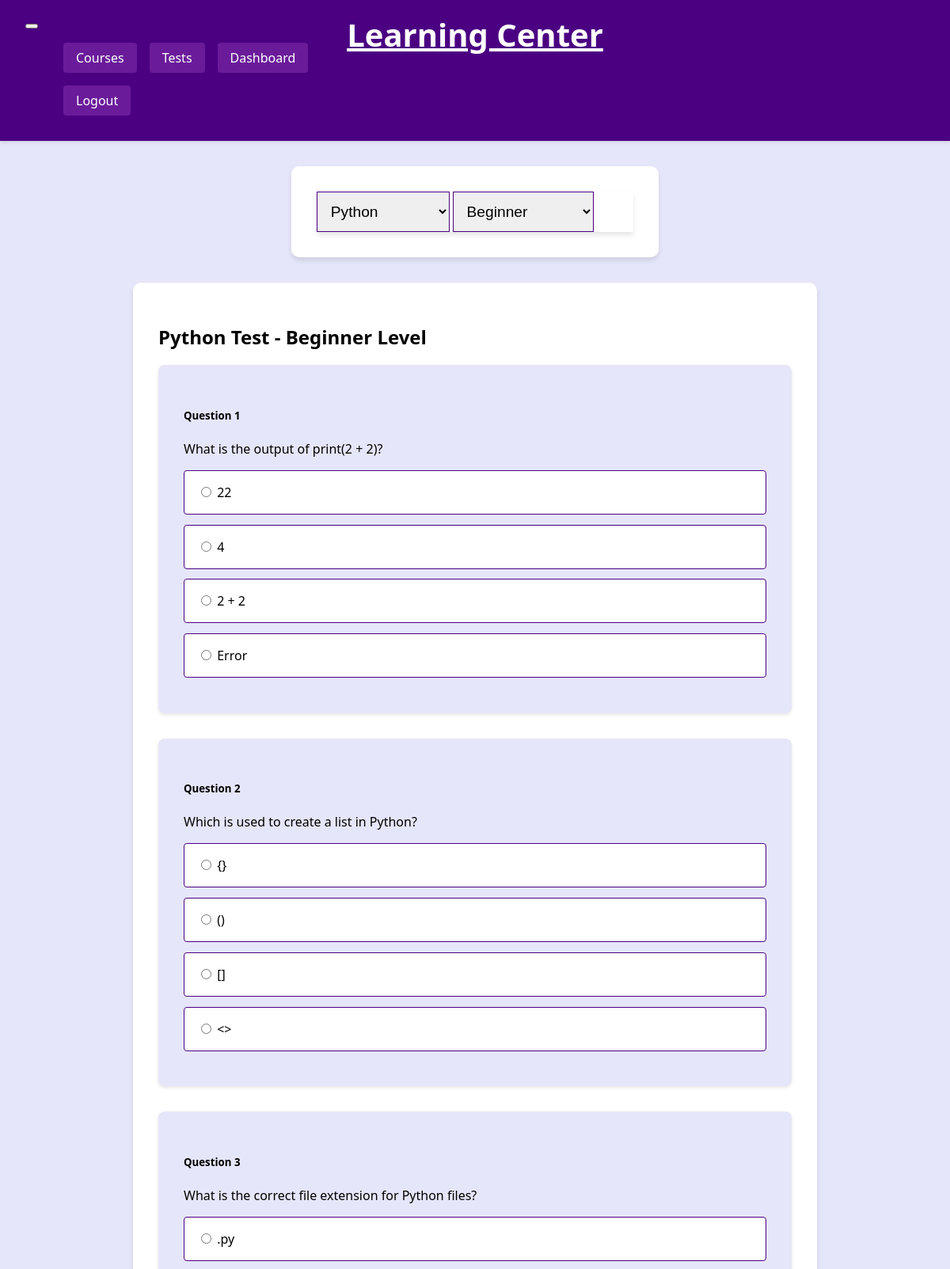
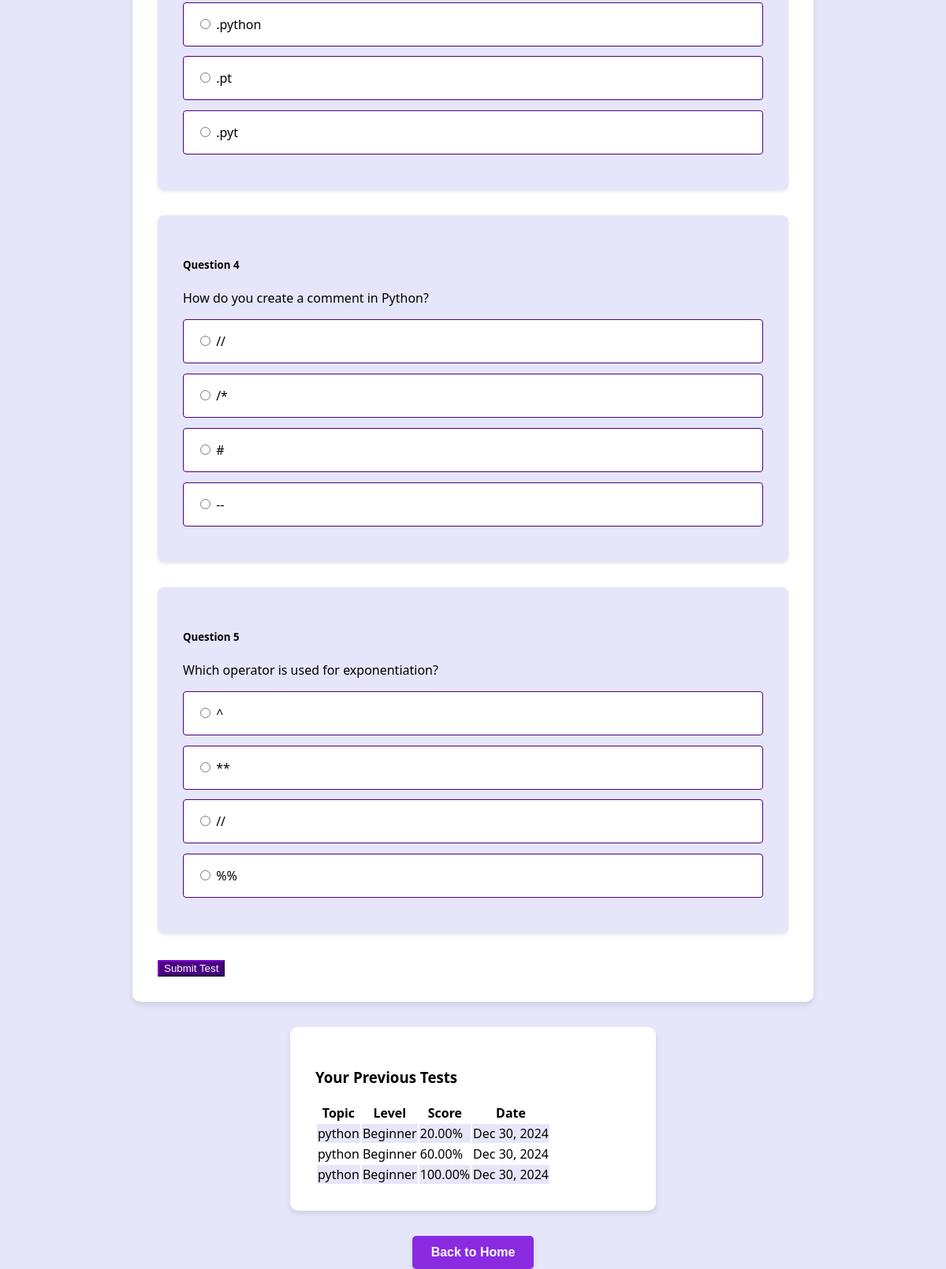
The page /tests/?topic=python&difficulty=beginner (signed in) on the database its author committed (2 pictures, top to bottom).
### courses/models.py (models this page shows, shortened)
class TestResult(models.Model):
    LEVELS = [
        ('beginner', 'Beginner'),
        ('intermediate', 'Intermediate'),
        ('advanced', 'Advanced')
    ]
    user = models.ForeignKey(User, on_delete=models.CASCADE)
    topic = models.CharField(max_length=100)
    level = models.CharField(max_length=20, choices=LEVELS, default='beginner')  # Changed from integer to CharField
    score = models.DecimalField(max_digits=5, decimal_places=2)
    total_questions = models.IntegerField()
    correct_answers = models.IntegerField()
    completed_at = models.DateTimeField(auto_now_add=True)
    class Meta:
        ordering = ['-completed_at']

### courses/views.py (the view)
# urls.py: path('tests/', views.test_list, name='test_list'),
@login_required
def test_list(request):
    topics = Course.TOPICS
    levels = Question.LEVELS
    questions = None
    selected_topic = None
    selected_difficulty = None
    topic = request.GET.get('topic')
    difficulty = request.GET.get('difficulty')
    print(f"Topic: {topic}, Difficulty: {difficulty}")  # Debug print
    if topic:
        selected_topic = dict(Course.TOPICS).get(topic)
        if not difficulty:
            difficulty = 'beginner'
        selected_difficulty = difficulty
        print(f"Selected Topic: {selected_topic}, Selected Difficulty: {selected_difficulty}")
        for question_set in sample_questions.QUESTIONS:
            if question_set['topic'].lower() == topic.lower() and question_set['level'].lower() == difficulty.lower():
                questions = question_set['questions']
                print(f"Found {len(questions)} questions")  # Debug print
                break
    context = {
        'topics': topics,
        'levels': levels,
        'questions': questions,
        'selected_topic': selected_topic,
        'selected_difficulty': selected_difficulty,
        'topic': topic,
        'difficulty': difficulty,
        'user_results': TestResult.objects.filter(user=request.user)
    }
    return render(request, 'courses/test_list.html', context)

### courses/context_processors.py (called while the page is built)
def user_stats(request):
    if request.user.is_authenticated:
        return {
            'total_courses': Course.objects.filter(author=request.user).count(),
            'total_tests': TestResult.objects.filter(user=request.user).count(),
        }
    return {}

### courses/templates/courses/test_list.html (shortened to what this page needs)
{% extends 'courses/base.html' %}
{% block content %}
<div class="container">
     <div class="filter-container">
    <div class="row mb-4">
        <div class="col-md-12">
            <div class="card">
                <div class="card-body">
                    <form method="GET" class="d-flex gap-3">
                        <select name="topic" class="form-select" onchange="this.form.submit()">
                            {% for topic_id, topic_name in topics %}
                                <option value="{{ topic_id }}" {% if topic == topic_id %}selected{% endif %}>
                                    {{ topic_name }}
                                </option>
                            {% endfor %}
                        </select>
                        <select name="difficulty" class="form-select" onchange="this.form.submit()">
                            {% for level_id, level_name in levels %}
                                <option value="{{ level_id }}" {% if difficulty == level_id %}selected{% endif %}>
                                    {{ level_name }}
                                </option>
                            {% endfor %}
                        </select>
                    </form>
                </div>
            </div>
        </div>
    </div>
    </div>
    {% if selected_topic and selected_difficulty %}
<div class="test-container">
    <h2 class="text-center mb-4">{{ selected_topic }} Test - {{ selected_difficulty|title }} Level</h2>
    <form method="POST" action="{% url 'courses:submit_test' topic=selected_topic|lower difficulty=selected_difficulty|lower %}">
        {% for question in questions %}
        <div class="question-card">
            <h5 class="question-title">Question {{ forloop.counter }}</h5>
            <p class="question-text">{{ question.question_text }}</p>
            <div class="options">
                <label>
                    <input type="radio" name="question_{{ forloop.counter }}" value="1" required>
                    {{ question.option_1 }}
                </label>
                <label>
                    <input type="radio" name="question_{{ forloop.counter }}" value="2" required>
                    {{ question.option_2 }}
                </label>
                <label>
                    <input type="radio" name="question_{{ forloop.counter }}" value="3" required>
                    {{ question.option_3 }}
                </label>
                <label>
                    <input type="radio" name="question_{{ forloop.counter }}" value="4" required>
                    {{ question.option_4 }}
                </label>
            </div>
        </div>
        {% endfor %}
        <div class="text-center mt-4 mb-4">
            <button type="submit" class="btn btn-primary btn-lg">Submit Test</button>
        </div>
    </form>
</div>
{% endif %}
    {% if user_results %}
    <div class="filter-container">
    <div class="row mt-4">
        <div class="col-12">
            <h3>Your Previous Tests</h3>
            <div class="table-responsive">
                <table class="table table-striped">
                    <thead>
                        <tr>
                            <th>Topic</th>
                            <th>Level</th>
                            <th>Score</th>
                            <th>Date</th>
                        </tr>
                    </thead>
                    <tbody>
                        {% for result in user_results %}
                        <tr>
                            <td>{{ result.topic }}</td>
                            <td>{{ result.level|title }}</td>
                            <td>{{ result.score }}%</td>
                            <td>{{ result.completed_at|date:"M d, Y" }}</td>
                        </tr>
                        {% endfor %}
                    </tbody>
                </table>
            </div>
        </div>
        </div>
    </div>
    {% endif %}
</div>
{% endblock %}

### courses/static/courses/style.css (style rules this page uses)
:root { --primary-light: #e6e6fa; --primary-dark: #4b0082; --accent-light: #f8f8ff; --accent-dark: #2b0047; --text-light: #ffffff; --text-dark: #000000; --success: #28a745; --warning: #ffc107; --danger: #dc3545; --nav-button: #6a1b9a; }
body { background-color: var(--primary-light); color: var(--text-dark); font-family: 'Segoe UI', Tahoma, Geneva, Verdana, sans-serif; margin: 0; padding: 0; }
.card { background-color: var(--text-light); border: none; box-shadow: 0 4px 6px rgba(0, 0, 0, 0.1); transition: transform 0.2s; }
.filter-container { max-width: 400px; margin: 2rem auto; padding: 2rem; background-color: var(--text-light); border-radius: 10px; box-shadow: 0 4px 6px rgba(0, 0, 0, 0.1); }
.filter-container select, .filter-container input { font-size: 1.2rem; padding: 0.8rem; }
.btn-primary { background-color: var(--primary-dark); border-color: var(--primary-dark); color: var(--text-light); }
.form-control, .form-select { border: 1px solid var(--primary-dark); }
.test-container { max-width: 800px; margin: 2rem auto; padding: 2rem; background-color: var(--text-light); border-radius: 10px; box-shadow: 0 4px 6px rgba(0, 0, 0, 0.1); }
.question-card { background-color: var(--primary-light); padding: 2rem; margin-bottom: 2rem; border-radius: 8px; box-shadow: 0 2px 4px rgba(0, 0, 0, 0.1); }
.options label { display: block; padding: 1rem; margin: 0.8rem 0; background-color: var(--text-light); border: 1px solid var(--primary-dark); border-radius: 4px; cursor: pointer; transition: all 0.3s ease; }
.table { background-color: var(--text-light); }
.table-striped tbody tr:nth-of-type(odd) { background-color: var(--primary-light); }

### rows shown on the page
TestResult: topic "python", level "Beginner", score "20.00", completed_at "Dec 30, 2024"
TestResult: topic "python", level "Beginner", score "60.00", completed_at "Dec 30, 2024"
TestResult: topic "python", level "Beginner", score "100.00", completed_at "Dec 30, 2024"

### other values the page prints
{{ selected_topic }} "Python"
{{ selected_difficulty|title }} "Beginner"
{{ question.question_text }} "What is the output of print(2 + 2)?" "Which is used to create a list in Python?" "What is the correct file extension for Python files?" "How do you create a comment in Python?" "Which operator is used for exponentiation?"
{{ question.option_1 }} "22" "{}" ".py" "//" "^"
{{ question.option_2 }} "4" "()" ".python" "/*" "**"
{{ question.option_3 }} "2 + 2" "[]" ".pt" "#" "//"
{{ question.option_4 }} "Error" "<>" ".pyt" "--" "%%"
form field topic "Python"
form field difficulty "Beginner"
